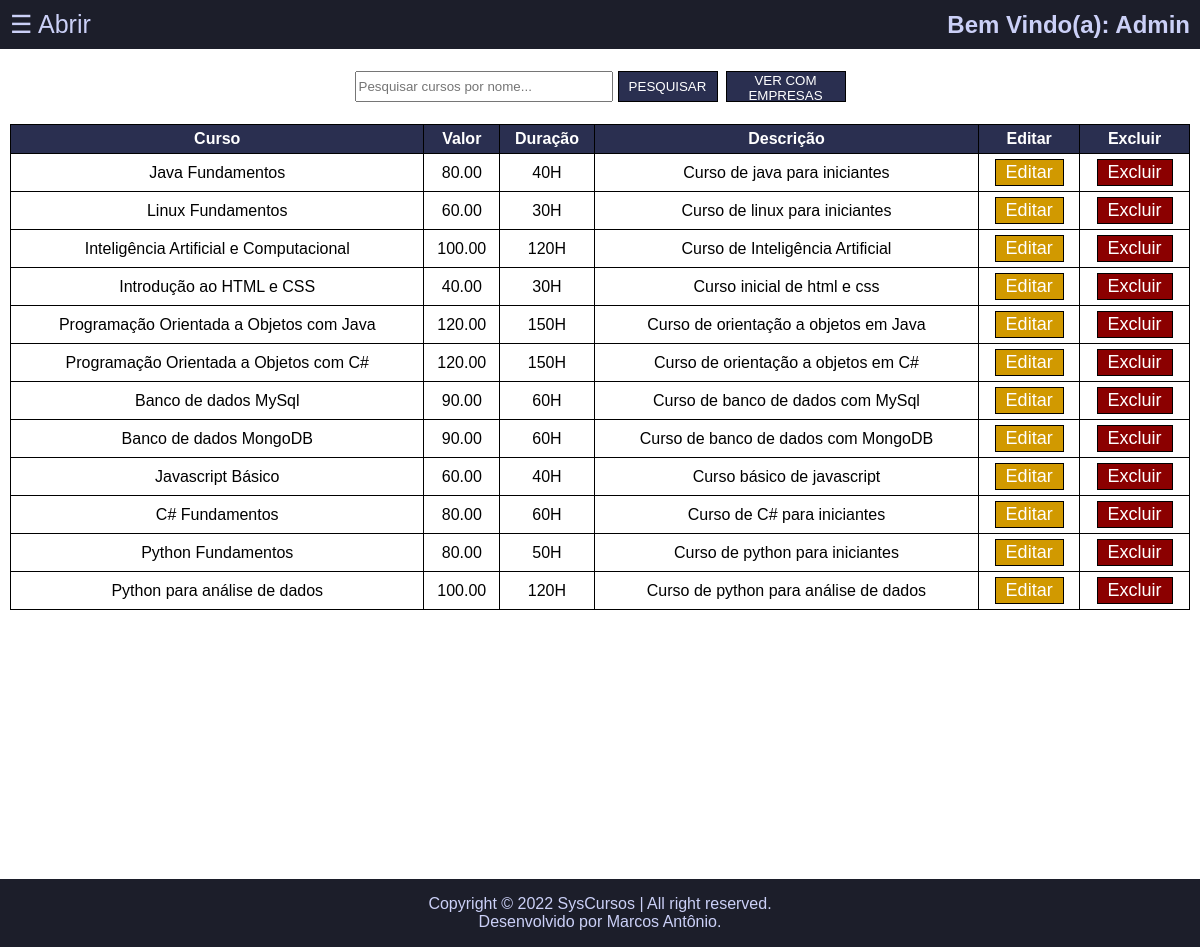
Page /Admin/coursesAdmin.php (signed in) on the committed database.
### tables this page shows
CREATE TABLE `cursos` (
  `id_curso` int NOT NULL,
  `nome_curso` varchar(50) NOT NULL,
  `valor_curso` decimal(10,2) NOT NULL,
  `duracao_curso` int NOT NULL,
  `descricao_curso` text NOT NULL
);

### dao/DaoCourses.php (called while the page is built, shortened)
<?php
require_once 'Connection.php';
class DaoCourses
{
    public function listCourseDefault()
    {
        $sql = 'select * from cursos;';
        $pst = Connection::getPreparedStatement($sql);
        $pst->execute();
        $list = $pst->fetchAll(PDO::FETCH_ASSOC);
        return $list;
    }
}

### dao/Connection.php (called while the page is built)
<?php
class Connection
{
    private static $dsn = 'mysql:host=localhost;dbname=sys_cursos;port=3306';
    private static $user = 'root';
    private static $password = '';
    private static $connection = null;
    public static function getConnection(): PDO
    {
        if (Connection::$connection == null) {
            try {
                Connection::$connection = new PDO(Connection::$dsn, Connection::$user, Connection::$password);
            } catch (PDOException $ex) {
                echo $ex->getMessage();
            }
        }
        return Connection::$connection;
    }
    public static function getPreparedStatement($sql): PDOStatement
    {
        $pst = null;
        if (Connection::getConnection() != null) {
            try {
                $pst = Connection::$connection->prepare($sql);
            } catch (PDOException $ex) {
                echo $ex->getMessage();
            }
        }
        return $pst;
    }
}

### Admin/coursesAdmin.php (the view, shortened to what this page needs)
<!DOCTYPE html>
<html lang="pt-BR">
<head>
    <link rel="stylesheet" href="https://cdnjs.cloudflare.com/ajax/libs/font-awesome/6.0.0/css/all.min.css">
    <link rel="stylesheet" href="../CSS/coursesDefaultStyle.css">
    <link rel="stylesheet" href="../CSS/menuStyle.css">
    <link rel="stylesheet" href="../CSS/messages.css">
</head>
<body>
    <?php require_once '../view/menuDefault.php'; ?>
    <main id="content">
        <div class="div-search-bar">
            <form class="form-search" action="" method="POST">
                <input class="search-bar" type="text" name="search" placeholder="Pesquisar cursos por nome...">
                <input class="submit" type="submit" name="submit" value="Pesquisar">
                <button class="btn-submit" type="submit" name="btn-submit">Ver com empresas</button>
            </form>
        </div>
        <?php if (isset($_POST['btn-submit'])) {  ?>
            <table>
                <tr>
                    <th>Curso</th>
                    <th>Valor</th>
                    <th>Duração</th>
                    <th>Descrição</th>
                    <th>Empresa</th>
                    <th>Editar</th>
                    <th>Excluir</th>
                </tr>
                <?php
                    require_once '../dao/DaoCourses.php';
                    $dao = new DaoCourses();
                    if (isset($_POST['submit'])) {
                        $course_name = filter_input(INPUT_POST, 'search');
                        $list = $dao->findCourse($course_name);
                        if (!$list == '') {
                            foreach ($list as $values) {
                                echo '<tr>';
                                echo '<td>' . $values['nome_curso'] . '</td>';
                                echo '<td>' . $values['valor_curso'] . '</td>';
                                echo '<td>' . $values['duracao_curso'] . 'H</td>';
                                echo '<td>' . $values['descricao_curso'] . '</td>';
                                echo '<td>' . $values['nome_emp'] . '</td>';
                                echo '<td> <form action="formEditCourse.php" method="POST">
                                    <input type="hidden" name="id_course" id="id_course" value="' . $values['id_curso'] . '"/>
                                    <input type="submit" id="editar" value="Editar"/>
                                    </form></td>';
                                echo '<td><form action="" method="POST">
                                    <input type="hidden" name="id_course" id="id_course" value="' . $values['id_curso'] . '"/>
                                    <input type="submit" id="excluir" value="Excluir"/>
                                    </form></td>';
                                echo '</tr>';
                            }
                        } else {
                            echo '<div id="messages">
                                    <div class="message-error">
                                        Erro: Curso não encontrado, pesquise novamente!
                                        <span class="btn-close-message" onclick="closeMessage(event);">&times;</span>
                                    </div>';
                        }
                    } else {
                        $list = $dao->listCourses();
                        foreach ($list as $values) {
                            echo '<tr>';
                            echo '<td>' . $values['nome_curso'] . '</td>';
                            echo '<td>' . $values['valor_curso'] . '</td>';
                            echo '<td>' . $values['duracao_curso'] . 'H</td>';
                            echo '<td>' . $values['descricao_curso'] . '</td>';
                            echo '<td>' . $values['nome_emp'] . '</td>';
                            echo '<td> <form action="formEditCourse.php" method="POST">
                                <input type="hidden" name="id_course" id="id_course" value="' . $values['id_curso'] . '"/>
                                <input type="submit" id="editar" value="Editar"/>
                                </form></td>';
                            echo '<td> <form action="" method="POST">
                                <input type="hidden" name="id_course" id="id_course" value="' . $values['id_curso'] . '"/>
                                <input type="submit" id="excluir" value="Excluir"/>
                                </form></td>';
                            echo '</tr>';
                        }
                    }
                ?>
            </table>
        <?php } else { ?>
            <table>
                <tr>
                    <th>Curso</th>
                    <th>Valor</th>
                    <th>Duração</th>
                    <th>Descrição</th>
                    <th>Editar</th>
                    <th>Excluir</th>
                </tr>
                <?php
                    require_once '../dao/DaoCourses.php';
                    $dao = new DaoCourses();
                    if (isset($_POST['submit'])) {
                        $course_name = filter_input(INPUT_POST, 'search');
                        $list = $dao->findCourseDefault($course_name);
                        if (!$list == '') {
                            foreach ($list as $values) {
                                echo '<tr>';
                                echo '<td>' . $values['nome_curso'] . '</td>';
                                echo '<td>' . $values['valor_curso'] . '</td>';
                                echo '<td>' . $values['duracao_curso'] . 'H</td>';
                                echo '<td>' . $values['descricao_curso'] . '</td>';
                                echo '<td> <form action="formEditCourse.php" method="POST">
                                    <input type="hidden" name="id_course" id="id_course" value="' . $values['id_curso'] . '"/>
                                    <input type="submit" id="editar" value="Editar"/>
                                    </form></td>';
                                echo '<td><form action="" method="POST">
                                    <input type="hidden" name="id_course" id="id_course" value="' . $values['id_curso'] . '"/>
                                    <input type="submit" id="excluir" value="Excluir"/>
                                    </form></td>';
                                echo '</tr>';
                            }
                        } else {
                            echo '<div id="messages">
                                    <div class="message-error">
                                        Erro: Curso não encontrado, pesquise novamente!
                                        <span class="btn-close-message" onclick="closeMessage(event);">&times;</span>
                                    </div>';
                        }
                    } else {
                        $list = $dao->listCourseDefault();
                        foreach ($list as $values) {
                            echo '<tr>';
                            echo '<td>' . $values['nome_curso'] . '</td>';
                            echo '<td>' . $values['valor_curso'] . '</td>';
                            echo '<td>' . $values['duracao_curso'] . 'H</td>';
                            echo '<td>' . $values['descricao_curso'] . '</td>';
                            echo '<td> <form action="formEditCourse.php" method="POST">
                                <input type="hidden" name="id_course" id="id_course" value="' . $values['id_curso'] . '"/>
                                <input type="submit" id="editar" value="Editar"/>
                                </form></td>';
                            echo '<td> <form action="" method="POST">
                                <input type="hidden" name="id_course" id="id_course" value="' . $values['id_curso'] . '"/>
                                <input type="submit" id="excluir" value="Excluir"/>
                                </form></td>';
                            echo '</tr>';
                        }
                    }
                ?>
            </table>
        <?php } ?>
    </main>
    <?php require_once '../view/footer.php'; ?>
</body>
</html>

### CSS/coursesDefaultStyle.css (style rules this page uses)
body { font-family: Arial, Helvetica, sans-serif; margin: 0; }
table { width: 100%; border-collapse: collapse; }
th { border: 1px solid #000; padding: 5px; text-align: center; background-color: #2a2f50; color: #fff; }
td { border: 1px solid #000; padding: 5px; text-align: center; }
#editar { padding: 2px 10px; border: 1px solid #000; font-size: 18px; color: #fff; text-decoration: none; cursor: pointer; background-color: rgb(209, 153, 0); }
#excluir { padding: 2px 10px; border: 1px solid #000; font-size: 18px; color: #fff; text-decoration: none; cursor: pointer; background-color: #8b0000; }
.div-search-bar { display: flex; flex-direction: row; justify-content: center; align-items: center; width: 100%; margin: 10px 0 15px; }
.form-search { display: flex; flex-direction: row; justify-content: center; align-items: center; height: 35px; }
.form-search .search-bar { width: 250px; height: 25px; margin-right: 5px; }
.form-search .submit { width: 100px; height: 31px; text-transform: uppercase; background-color: #2a2f50; color: #fff; cursor: pointer; border: 1px solid #000; }
.btn-submit { width: 120px; height: 31px; margin-left: 8px; text-transform: uppercase; background-color: #2a2f50; color: #fff; cursor: pointer; border: 1px solid #000; }

### CSS/menuStyle.css (style rules this page uses)
body { font-family: Arial, Helvetica, sans-serif; margin: 0; }
main { display: flex; flex-direction: column; min-height: 100vh; align-items: center; padding: 10px; transition: margin-left 0.5s; }

### rows in the picture
cursos: nome_curso "Java Fundamentos", valor_curso "80.00", duracao_curso "40", descricao_curso "Curso de java para iniciantes"
cursos: nome_curso "Linux Fundamentos", valor_curso "60.00", duracao_curso "30", descricao_curso "Curso de linux para iniciantes"
cursos: nome_curso "Inteligência Artificial e Computacional", valor_curso "100.00", duracao_curso "120", descricao_curso "Curso de Inteligência Artificial"
cursos: nome_curso "Introdução ao HTML e CSS", valor_curso "40.00", duracao_curso "30", descricao_curso "Curso inicial de html e css"
cursos: nome_curso "Programação Orientada a Objetos com Java", valor_curso "120.00", duracao_curso "150", descricao_curso "Curso de orientação a objetos em Java"
cursos: nome_curso "Programação Orientada a Objetos com C#", valor_curso "120.00", duracao_curso "150", descricao_curso "Curso de orientação a objetos em C#"
cursos: nome_curso "Banco de dados MySql", valor_curso "90.00", duracao_curso "60", descricao_curso "Curso de banco de dados com MySql"
cursos: nome_curso "Banco de dados MongoDB", valor_curso "90.00", duracao_curso "60", descricao_curso "Curso de banco de dados com MongoDB"
cursos: nome_curso "Javascript Básico", valor_curso "60.00", duracao_curso "40", descricao_curso "Curso básico de javascript"
cursos: nome_curso "C# Fundamentos", valor_curso "80.00", duracao_curso "60", descricao_curso "Curso de C# para iniciantes"
cursos: nome_curso "Python Fundamentos", valor_curso "80.00", duracao_curso "50", descricao_curso "Curso de python para iniciantes"
cursos: nome_curso "Python para análise de dados", valor_curso "100.00", duracao_curso "120", descricao_curso "Curso de python para análise de dados"

### other values in the picture
$_SESSION['usuario'] "Admin"
